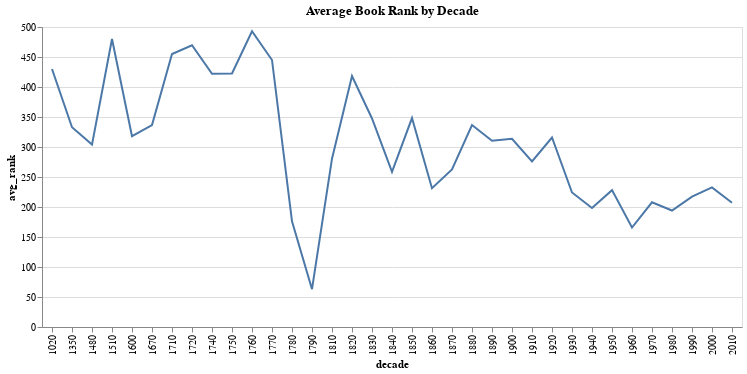

Notebook code cell kept with this figure:
### Markdown cell above
Now that the aggregation is complete, we can visualize our data! This chart will display the average rating of books by the decade!

### Code cell
decade_power_rankings = alt.Chart(dec_avgs).mark_line().encode(
    x='decade:O',  
    y='avg_rank:Q',  
    tooltip=['decade:O', 'avg_rank:Q']
).properties(
    title='Average Book Rank by Decade'
)
decade_power_rankings.show()

### Figure 1 — Vega-Lite specification as saved in the notebook (floating-point values rounded to 4 significant figures)
{"config": {"view": {"continuousWidth": 300, "continuousHeight": 300}}, "data": {"name": "data-9e304906a5970ee55efafaa11ce901ce"}, "mark": {"type": "line"}, "encoding": {"tooltip": [{"field": "decade", "type": "ordinal"}, {"field": "avg_rank", "type": "quantitative"}], "x": {"field": "decade", "type": "ordinal"}, "y": {"field": "avg_rank", "type": "quantitative"}}, "title": "Average Book Rank by Decade", "$schema": "https://vega.github.io/schema/vega-lite/v5.20.1.json", "datasets": {"data-9e304906a5970ee55efafaa11ce901ce": [{"decade": 1020, "avg_rank": 430.0, "av_rate": 13280.0}, {"decade": 1350, "avg_rank": 333.0, "av_rate": 39870.0}, {"decade": 1480, "avg_rank": 304.0, "av_rate": 37570.0}, {"decade": 1510, "avg_rank": 480.0, "av_rate": 74620.0}, {"decade": 1600, "avg_rank": 318.0, "av_rate": 269400.0}, {"decade": 1670, "avg_rank": 336.5, "av_rate": 76740.0}, {"decade": 1710, "avg_rank": 455.0, "av_rate": 303300.0}, {"decade": 1720, "avg_rank": 469.5, "av_rate": 140100.0}, {"decade": 1740, "avg_rank": 422.0, "av_rate": 33360.0}, {"decade": 1750, "avg_rank": 422.5, "av_rate": 148300.0}, {"decade": 1760, "avg_rank": 493.0, "av_rate": 8060.0}, {"decade": 1770, "avg_rank": 445.0, "av_rate": 129900.0}, {"decade": 1780, "avg_rank": 176.0, "av_rate": 53070.0}, {"decade": 1790, "avg_rank": 63.0, "av_rate": 2140.0}, {"decade": 1810, "avg_rank": 280.6, "av_rate": 962500.0}, {"decade": 1820, "avg_rank": 418.3, "av_rate": 37910.0}, {"decade": 1830, "avg_rank": 347.5, "av_rate": 102500.0}, {"decade": 1840, "avg_rank": 258.5, "av_rate": 570200.0}, {"decade": 1850, "avg_rank": 348.2, "av_rate": 228000.0}, {"decade": 1860, "avg_rank": 231.4, "av_rate": 433100.0}, {"decade": 1870, "avg_rank": 262.5, "av_rate": 260300.0}, {"decade": 1880, "avg_rank": 336.7, "av_rate": 146700.0}, {"decade": 1890, "avg_rank": 310.3, "av_rate": 395200.0}, {"decade": 1900, "avg_rank": 313.7, "av_rate": 223900.0}, {"decade": 1910, "avg_rank": 275.9, "av_rate": 212900.0}, {"decade": 1920, "avg_rank": 315.8, "av_rate": 344400.0}, {"decade": 1930, "avg_rank": 224.2, "av_rate": 536600.0}, {"decade": 1940, "avg_rank": 198.5, "av_rate": 502800.0}, {"decade": 1950, "avg_rank": 228.1, "av_rate": 760300.0}, {"decade": 1960, "avg_rank": 165.8, "av_rate": 664700.0}, {"decade": 1970, "avg_rank": 207.9, "av_rate": 299700.0}, {"decade": 1980, "avg_rank": 194.1, "av_rate": 548400.0}, {"decade": 1990, "avg_rank": 217.3, "av_rate": 1026000.0}, {"decade": 2000, "avg_rank": 232.7, "av_rate": 1175000.0}, {"decade": 2010, "avg_rank": 207.2, "av_rate": 1568000.0}]}}
